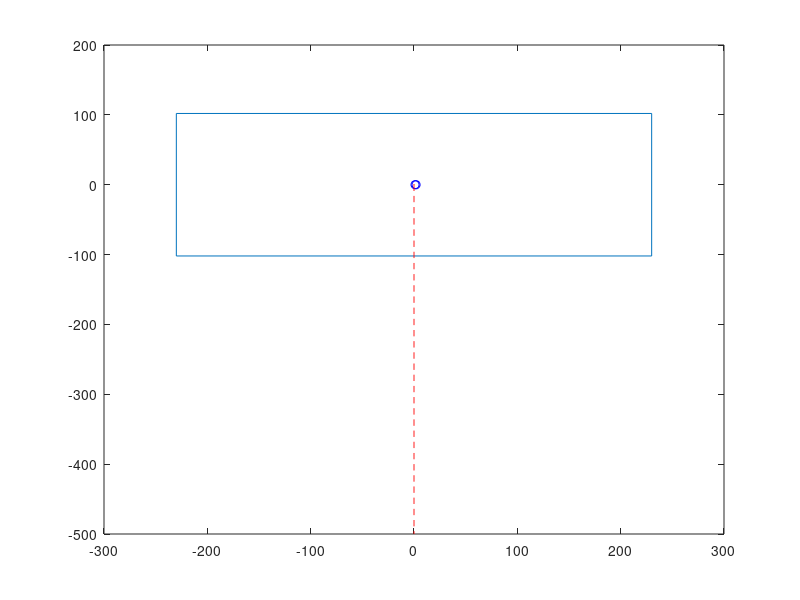

Reproduce this figure in MATLAB.
%define dimension of the base 
a = [-230 230 230 -230 ; %in mm 
     102 102 -102 -102]; %in mm 

a_close = [a  a([1 2])'];%to close up the rectangle, to connect to the start point

%define the trocar point
trocar = [0;0];

%define rod length
rod_length = 500; %mm 
rod_length_x = zeros(501,1)*rod_length;
rod_length_y = 0:-1:-rod_length;

%calculate the 180° angle for rod 


%plot for visualisation
figure
grid on 
plot(a_close(1,:),a_close(2,:));
hold on
plot(trocar,'bo')
hold on
plot(rod_length_x, rod_length_y,'r--')

%half circle
xCenter_2 = 0;
yCenter_2 = 0;
theta = 0-1/3 : 0.01 : pi-1/3;
radius = 0.5;
x = radius * cos(theta) + xCenter_2;
y = radius * sin(theta) + yCenter_2;
plot(x, y), hold on;
% axis square;
